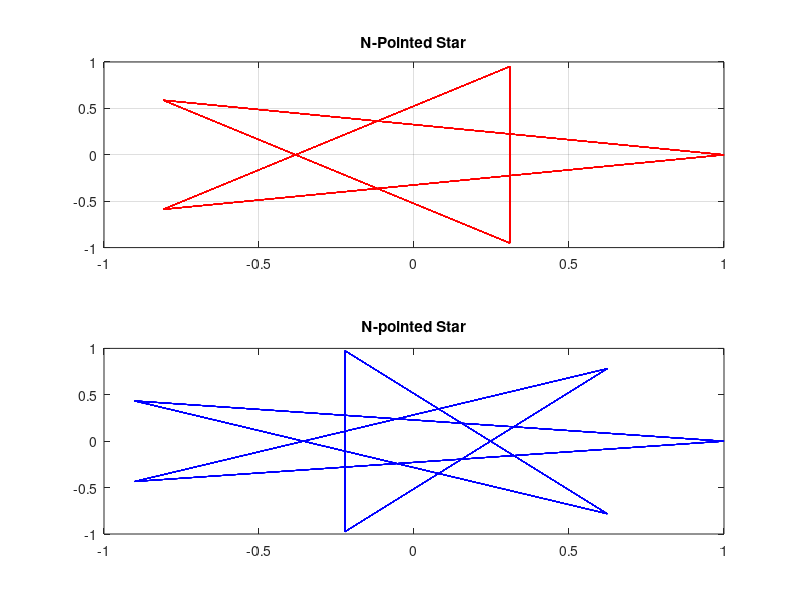

This chart was generated by the following MATLAB code:
clc;
clear all;
close all;

n1 = 5;
n2 = 7;
t  = ([0:1:100])
x1 = cos(((n1 -1)*t*pi)/n1)
y1 = sin(((n1 -1)*t*pi)/n1)
x2 = cos(((n2 -1)*t*pi)/n2)
y2 = sin(((n2 -1)*t*pi)/n2)

figure;
subplot(2,1,1)
plot(x1,y1,"r-");
title("N-Pointed Star");

grid on

subplot(2,1,2)
plot(x2,y2,"b-")
title("N-pointed Star");
